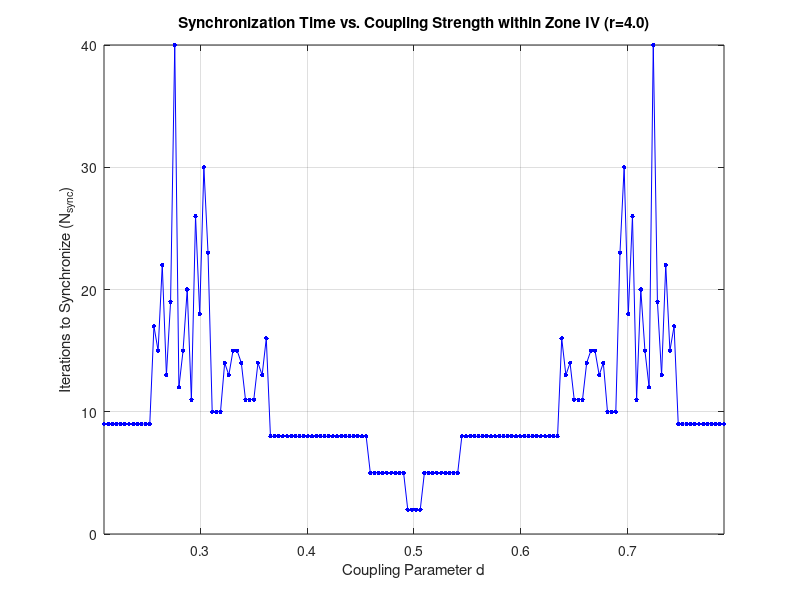

MATLAB code for this plot: (Note: this script raises an error after producing the figure.)
% MATLAB code to calculate and plot Synchronization Time vs. Coupling d
% Specifically for Zone IV (approx. d=0.21 to d=0.79 for r=4).

clear;
close all;
clc;

fprintf('--- Script Start: Synchronization Time vs. Coupling in Zone IV ---\n');

% --- Parameters ---
r = 4.0;            % Growth parameter (fixed, r=4)
d_min_zone4 = 0.21; % Approximate START boundary of Zone IV
d_max_zone4 = 0.79; % Approximate END boundary of Zone IV
num_d = 150;        % Number of d points to test within Zone IV
d_range_zone4 = linspace(d_min_zone4, d_max_zone4, num_d); % d values within Zone IV

ic = [0.1; 0.7];    % Standard off-diagonal initial condition
sync_tol = 1e-6;    % Tolerance: abs(x-y) < sync_tol means synchronized
max_iter_sync = 30000; % Maximum number of iterations to wait

% --- Map Function ---
f_exp = @(x, r_val) x .* exp(r_val * (1 - x));

% Coupled map iteration function
function xy_next = coupled_map_exp(xy, d, r_val, f_handle)
    xn = xy(1);
    yn = xy(2);
    if isnan(xn) || isnan(yn) || isinf(xn) || isinf(yn)
         error('NaN or Inf encountered during calculation.');
    end
    fxn = f_handle(xn, r_val);
    fyn = f_handle(yn, r_val);
    x_next = d*fxn + (1-d)*fyn;
    y_next = (1-d)*fxn + d*fyn;
    xy_next = [x_next; y_next];
end

% --- Store Results ---
sync_time = NaN(1, num_d); % Initialize with NaN

% --- Calculation Loop ---
fprintf('Calculating Synchronization Time for r=%.1f across Zone IV (d=%.2f to %.2f)...\n', ...
        r, d_min_zone4, d_max_zone4);
tic; % Start timer

for id = 1:num_d
    d = d_range_zone4(id); % Use d values only from Zone IV range
    xy = ic; % Reset initial condition for each d
    n_sync = NaN;
    sim_ok = true;

    try
        for n = 1:max_iter_sync
            xy = coupled_map_exp(xy, d, r, f_exp); % Iterate

            % Check for synchronization
            if abs(xy(1) - xy(2)) < sync_tol
                n_sync = n; % Record iteration count
                break;      % Exit inner loop for this d
            end
        end % End iteration loop (n)

    catch ME
        sim_ok = false;
        % fprintf('Warning: Simulation failed for d=%.4f: %s\n', d, ME.message);
        % n_sync remains NaN
    end

    sync_time(id) = n_sync; % Store result

    % Progress indicator
    if mod(id, max(1,floor(num_d/10))) == 0
        fprintf('  d = %.3f completed (%d/%d). Sync Time: %d\n', d, id, num_d, n_sync);
    end

end % End d loop

calculation_time = toc;
fprintf('Calculation finished in %.2f seconds.\n', calculation_time);

% --- Plotting ---
fprintf('Plotting results for Zone IV...\n');
figure('Position', [100, 100, 800, 500]);
set(gcf, 'Name', 'Synchronization Time in Zone IV');

plot(d_range_zone4, sync_time, 'b.-', 'MarkerSize', 10); % Blue line with dots

grid on;
xlabel('Coupling Parameter d');
ylabel('Iterations to Synchronize (N_{sync})');
title(sprintf('Synchronization Time vs. Coupling Strength within Zone IV (r=%.1f)', r));

% --- Set plot limits EXPLICITLY to Zone IV boundaries ---
xlim([d_min_zone4, d_max_zone4]);
ylim(bottom=0); % Ensure y-axis starts at 0

% Add text for points that didn't sync (should ideally not happen in Zone IV)
nan_indices = find(isnan(sync_time));
if ~isempty(nan_indices)
    hold on;
    plot(d_range_zone4(nan_indices), zeros(size(nan_indices)), 'rx', 'MarkerSize', 8, 'LineWidth', 1.5);
    legend({'Sync Time', sprintf('No Sync within %d iter', max_iter_sync)}, 'Location', 'best');
    hold off;
    fprintf('Warning: %d points within Zone IV did not synchronize within %d iterations.\n', length(nan_indices), max_iter_sync);
else
    legend({'Sync Time'}, 'Location', 'best');
end

fprintf('--- Script End ---\n');